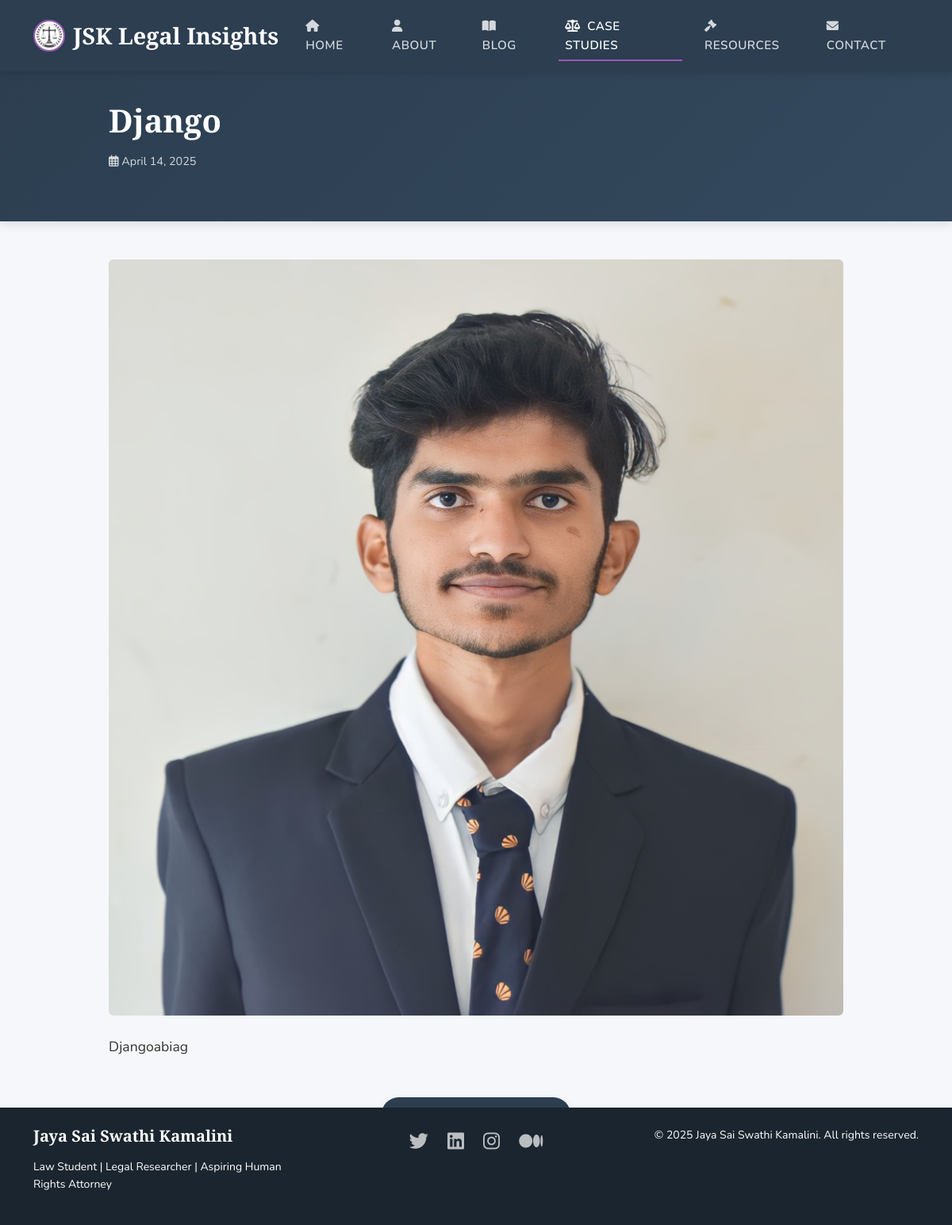
The page /case-studies/1/ on the database its author committed.
### JSKLegalInsightsapp/models.py (models this page shows, shortened)
class CaseStudy(models.Model):
    title = models.CharField(max_length=255)  # Title of the case study
    summary = models.TextField()  # Short description of the case study
    content = models.TextField()  # Detailed content of the case study
    image = models.ImageField(upload_to='case_studies/', blank=True, null=True)  # Optional image
    author = models.ForeignKey(User, on_delete=models.CASCADE, related_name='case_studies', null=True)  # Author of the case study
    created_at = models.DateTimeField(auto_now_add=True)  # Timestamp when created
    updated_at = models.DateTimeField(auto_now=True)  # Timestamp when updated
    class Meta:
        verbose_name = "Case Study"
        verbose_name_plural = "Case Studies"
        ordering = ['-created_at']

### JSKLegalInsightsapp/views.py (the view)
# urls.py: path('case-studies/<int:case_id>/', views.case_study_detail, name='case_study_detail'),
def case_study_detail(request, case_id):
    case = get_object_or_404(CaseStudy, id=case_id)
    if not hasattr(case, 'author'):
        case.author = None  # Or some default User object
    return render(request, 'case_study_detail.html', {'case': case})

### JSKLegalInsightsapp/templates/case_study_detail.html (shortened to what this page needs)
{% extends 'base.html' %}
{% load static %}
{% block extra_css %}
<link rel="stylesheet" href="https://cdnjs.cloudflare.com/ajax/libs/aos/2.3.4/aos.css">
<link rel="stylesheet" href="https://cdnjs.cloudflare.com/ajax/libs/animate.css/4.1.1/animate.min.css">
{% endblock %}
{% block content %}
<div class="case-header">
    <div class="container">
        <div class="row">
            <div class="col-lg-10 mx-auto">
                <h1 class="mb-3 animate__animated animate__fadeInDown">{{ case.title }}</h1>
                <p class="case-meta animate__animated animate__fadeInUp">
                    <i class="far fa-calendar-alt"></i> {{ case.created_at|date:"F j, Y" }}
                </p>
            </div>
        </div>
    </div>
</div>
<div class="container py-5">
    <div class="row">
        <div class="col-lg-10 mx-auto">
            {% if case.image %}
            <div data-aos="fade-up">
                <img src="{{ case.image.url }}" class="img-fluid rounded mb-4" alt="{{ case.title }}">
            </div>
            {% endif %}
            <div class="case-content" data-aos="fade-up">
                {{ case.content|safe }}
            </div>
            <div class="text-center mt-5" data-aos="fade-up">
                <a href="{% url 'case_study_list' %}" class="btn btn-primary">
                </a>
            </div>
        </div>
    </div>
</div>
{% endblock %}

### JSKLegalInsightsapp/templates/base.html (style rules this page uses)
:root { --primary: #2c3e50; --secondary: #3498db; --accent: #9b59b6; --light: #f5f7fa; --dark: #1a252f; }
body { font-family: 'Nunito', sans-serif; color: #333; background-color: var(--light); position: relative; min-height: 100vh; padding-bottom: 70px; line-height: 1.6; }
h1, h2, h3, h4, h5, h6 { font-family: 'Cormorant Garamond', serif; font-weight: 700; }
.btn-primary { background-color: var(--secondary); border-color: var(--secondary); border-radius: 0; padding: 10px 20px; transition: all 0.3s ease; font-weight: 600; letter-spacing: 0.5px; }

### rows shown on the page
CaseStudy: title "Django", created_at "April 14, 2025", image (picture), content "Djangoabiag"
